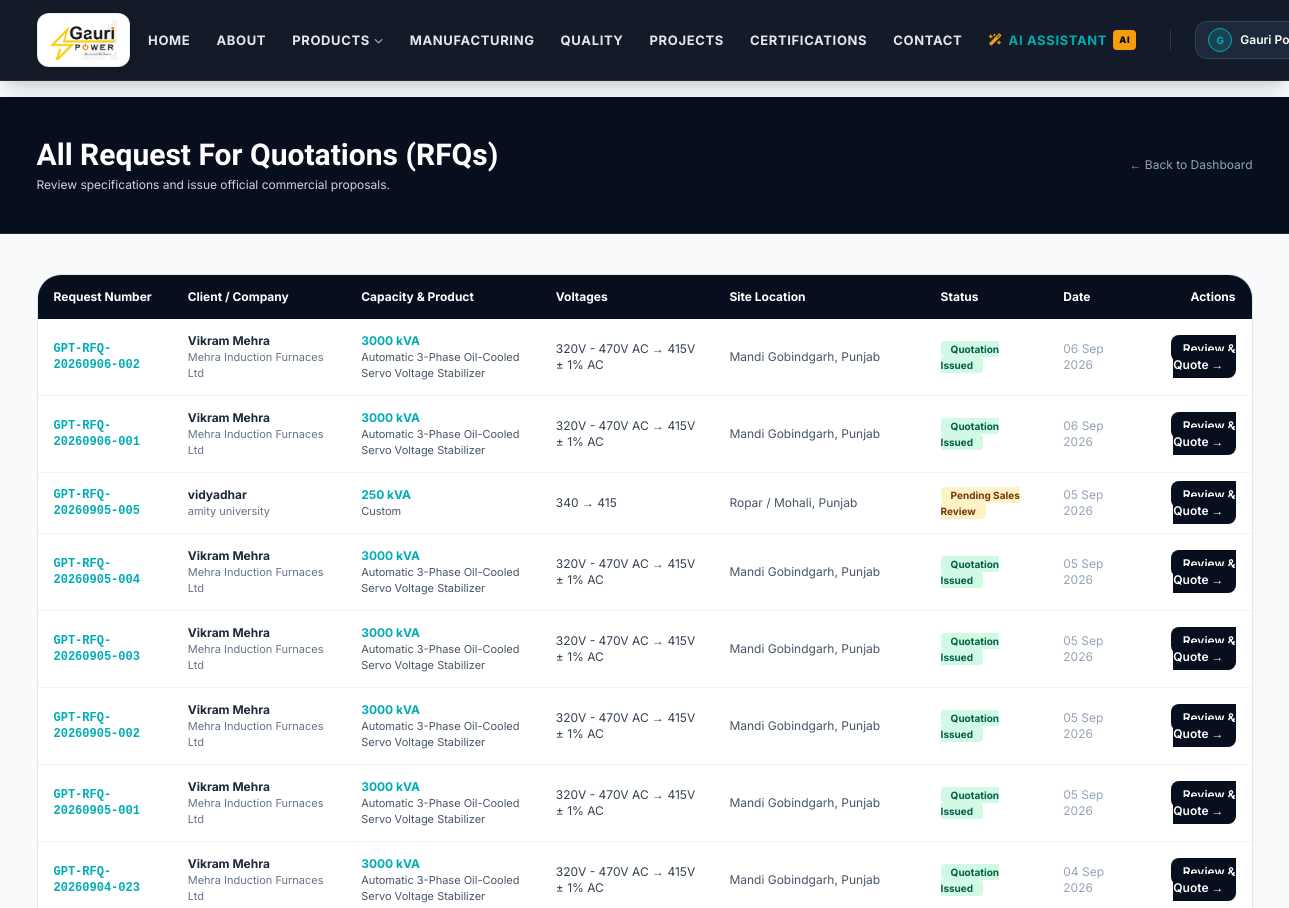
/internal/rfqs (signed in, upper part), run on an earlier commit of the app's database.
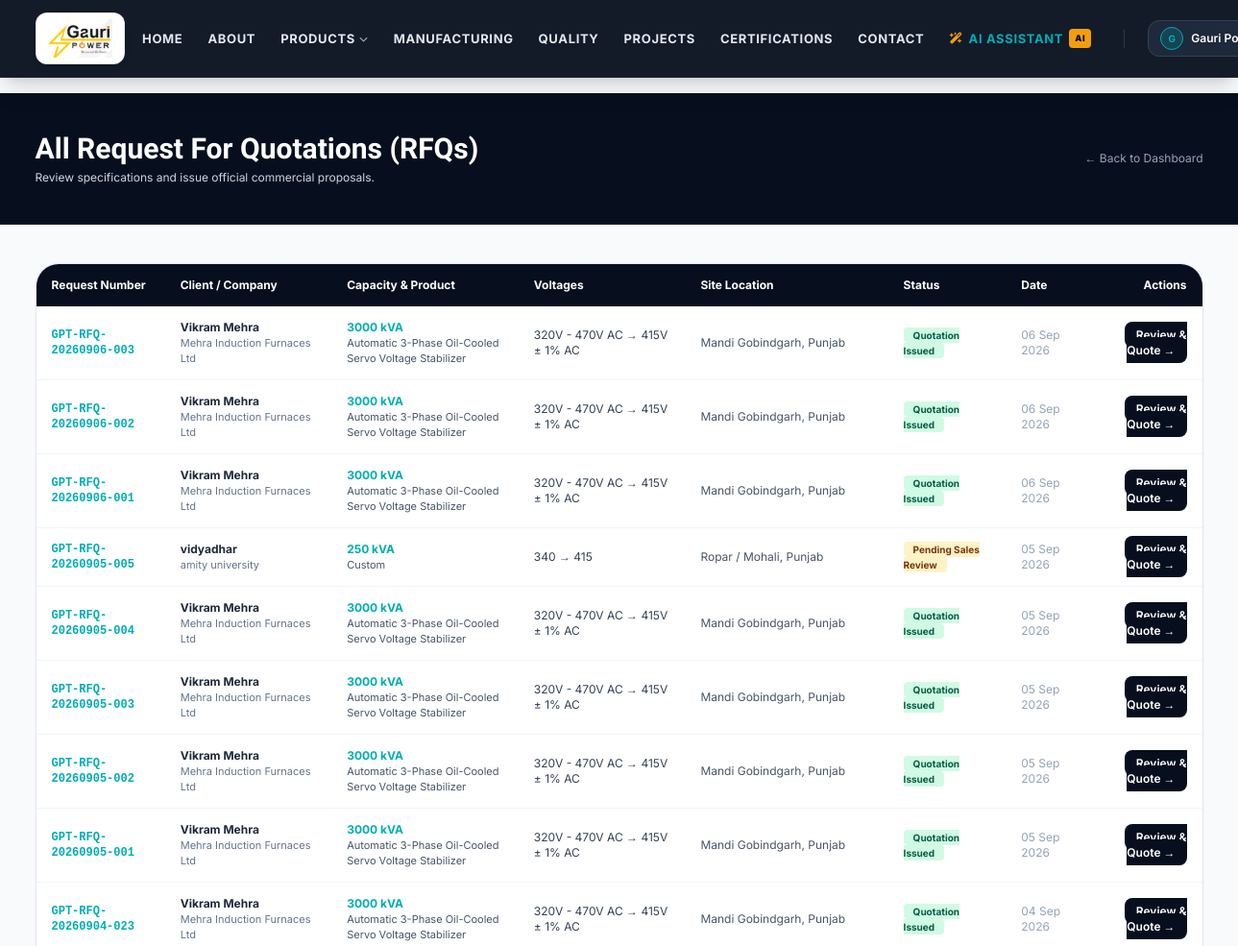
And on a later commit of the database.
### models.py (models this page shows, shortened)
class QuotationRequest(db.Model):
    __tablename__ = 'quotation_requests'
    id = db.Column(db.Integer, primary_key=True)
    request_number = db.Column(db.String(50), unique=True, nullable=False, index=True)
    user_id = db.Column(db.Integer, db.ForeignKey('users.id'), nullable=False)
    customer_name = db.Column(db.String(150), nullable=False)
    company_name = db.Column(db.String(200), nullable=False)
    contact_number = db.Column(db.String(30), nullable=False)
    email = db.Column(db.String(150), nullable=False)
    address_line = db.Column(db.String(255), nullable=False)
    city = db.Column(db.String(100), nullable=False)
    state = db.Column(db.String(100), nullable=False)
    postal_code = db.Column(db.String(30), nullable=False)
    country = db.Column(db.String(100), default='India')
    customer_type = db.Column(db.String(50), default='End Customer', nullable=True)
    product_category = db.Column(db.String(100), nullable=True)
    input_voltage = db.Column(db.String(100), nullable=False)
    output_voltage = db.Column(db.String(100), nullable=False)
    selected_capacity = db.Column(db.String(100), nullable=False)
    suggested_transformer = db.Column(db.String(255), nullable=True)
    suggestion_disclaimer = db.Column(
        db.String(255),
        default='Preliminary algorithmic recommendation. Not an official technical approval. Our technical team will review specifications.'
    )
    oltc_required = db.Column(db.String(30), nullable=False, default='Not Sure')
    additional_requirements = db.Column(db.Text, nullable=True)
    uploaded_document_name = db.Column(db.String(255), nullable=True)
    uploaded_document_path = db.Column(db.String(255), nullable=True)
    status = db.Column(db.String(50), default='Pending Sales Review', nullable=False, index=True)
    sales_notes = db.Column(db.Text, nullable=True)
    created_at = db.Column(db.DateTime, default=lambda: datetime.now(timezone.utc))
    updated_at = db.Column(db.DateTime, default=lambda: datetime.now(timezone.utc), onupdate=lambda: datetime.now(timezone.utc))
    quotations = db.relationship('Quotation', backref='request', lazy='dynamic')
    @property
    def contact_name(self):
        return self.customer_name
    @property
    def suggested_equipment(self):
        return self.suggested_transformer
    @property
    def capacity_kva(self):
        return self.selected_capacity
    @property
    def site_location(self):
        return self.address_line
    @property
    def product(self):
        return Product.query.filter((Product.category == self.product_category) | (Product.name == self.product_category)).first()

class Product(db.Model):
    __tablename__ = 'products'
    id = db.Column(db.Integer, primary_key=True)
    slug = db.Column(db.String(100), unique=True, nullable=False, index=True)
    name = db.Column(db.String(200), nullable=False)
    category = db.Column(db.String(100), nullable=False)
    short_description = db.Column(db.Text, nullable=False)
    full_description = db.Column(db.Text, nullable=False)
    capacity_range = db.Column(db.String(100), nullable=False)
    voltage_range = db.Column(db.String(100), nullable=False)
    efficiency = db.Column(db.String(50), default='> 99%')
    warranty = db.Column(db.String(50), default='5 Years in India')
    cooling_type = db.Column(db.String(100), default='Air Cooled / Oil Cooled')
    duty_cycle = db.Column(db.String(100), default='100% Continuous')
    salient_features = db.Column(db.JSON, nullable=True)
    technical_specs = db.Column(db.JSON, nullable=True)
    applications = db.Column(db.JSON, nullable=True)
    image_url = db.Column(db.String(255), nullable=False)
    is_featured = db.Column(db.Boolean, default=False)

### routes_internal.py (the view)
@internal_bp.route('/rfqs')
@staff_required
def rfq_list():
    status_filter = request.args.get('status', 'all')
    query = QuotationRequest.query
    if status_filter != 'all':
        query = query.filter_by(status=status_filter)
    rfqs = query.order_by(QuotationRequest.created_at.desc()).all()
    return render_template('internal/rfq_list.html', rfqs=rfqs, current_filter=status_filter)

### auth.py (called while the page is built)
def staff_required(f):
    @wraps(f)
    def decorated_function(*args, **kwargs):
        if not current_user.is_authenticated:
            flash('Access restricted to authorized personnel only. Please sign in.', 'error')
            return redirect(url_for('auth.internal_login'))
        if not current_user.is_staff:
            abort(403)
        return f(*args, **kwargs)
    return decorated_function

### models.py (called while the page is built)
    @property
    def is_dealer(self):
        return self.role == 'dealer'

    @property
    def is_staff(self):
        return self.role in ('sales_staff', 'admin')

### templates/internal/rfq_list.html (shortened to what the changed rows need)
{% extends 'base.html' %}
{% block content %}
<div class="bg-industrial-900 text-white py-10 border-b border-slate-800">
    <div class="max-w-7xl mx-auto px-4 sm:px-6 lg:px-8 flex justify-between items-center">
        <div>
            <h1 class="font-heading text-3xl font-extrabold text-white">All Request For Quotations (RFQs)</h1>
        </div>
    </div>
</div>
<div class="py-10 bg-slate-50 min-h-[80vh]">
    <div class="max-w-7xl mx-auto px-4 sm:px-6 lg:px-8">
        <div class="bg-white rounded-3xl border border-slate-200 shadow-sm overflow-hidden">
            <div class="overflow-x-auto">
                <table class="w-full text-left text-xs border-collapse">
                    <thead>
                        <tr class="bg-industrial-900 text-white">
                            <th class="py-3.5 px-4 font-bold">Request Number</th>
                            <th class="py-3.5 px-4 font-bold">Client / Company</th>
                            <th class="py-3.5 px-4 font-bold">Capacity & Product</th>
                            <th class="py-3.5 px-4 font-bold">Voltages</th>
                            <th class="py-3.5 px-4 font-bold">Site Location</th>
                            <th class="py-3.5 px-4 font-bold">Status</th>
                            <th class="py-3.5 px-4 font-bold">Date</th>
                            <th class="py-3.5 px-4 font-bold text-right">Actions</th>
                        </tr>
                    </thead>
                    <tbody class="divide-y divide-slate-100">
                        {% for r in rfqs %}
                        <tr class="hover:bg-slate-50 transition-colors">
                            <td class="py-3.5 px-4 font-mono font-bold text-industrial-900">
                                <a href="{{ url_for('internal.rfq_detail', request_number=r.request_number) }}" class="text-electric-cyan hover:underline">
                                    {{ r.request_number }}
                                </a>
                            </td>
                            <td class="py-3.5 px-4">
                                <p class="font-bold text-slate-800">{{ r.contact_name }}</p>
                                <p class="text-[11px] text-slate-500">{{ r.company_name }}</p>
                            </td>
                            <td class="py-3.5 px-4">
                                <span class="font-bold text-electric-cyan">{{ r.capacity_kva }}</span>
                                <span class="block text-[11px] text-slate-600">{{ r.product.name if r.product else 'Custom' }}</span>
                            </td>
                            <td class="py-3.5 px-4 text-slate-700">
                                {{ r.input_voltage }} &rarr; {{ r.output_voltage }}
                            </td>
                            <td class="py-3.5 px-4 text-slate-600">
                                {{ r.site_location }}, {{ r.state }}
                            </td>
                            <td class="py-3.5 px-4">
                                <span class="px-2.5 py-0.5 rounded text-[10px] font-bold {% if r.status == 'Quotation Issued' %}bg-emerald-100 text-emerald-800{% elif r.status == 'Under Technical Review' %}bg-sky-100 text-sky-800{% else %}bg-amber-100 text-amber-900{% endif %}">
                                    {{ r.status }}
                                </span>
                            </td>
                            <td class="py-3.5 px-4 text-slate-400">
                                {{ r.created_at.strftime('%d %b %Y') }}
                            </td>
                            <td class="py-3.5 px-4 text-right">
                                <a href="{{ url_for('internal.rfq_detail', request_number=r.request_number) }}" class="px-3 py-1.5 bg-industrial-900 text-white rounded-lg font-semibold hover:bg-industrial-800">
                                    Review & Quote &rarr;
                                </a>
                            </td>
                        </tr>
                        {% endfor %}
                    </tbody>
                </table>
            </div>
        </div>
    </div>
</div>
{% endblock %}

What changed in the data, as far as the page shows it:
added QuotationRequest: request_number "GPT-RFQ-20260906-003", contact_name "Vikram Mehra", company_name "Mehra Induction Furnaces Ltd", capacity_kva "3000 kVA", product "Automatic 3-Phase Oil-Cooled Servo Voltage Stabilizer", input_voltage "320V - 470V AC", output_voltage "415V ± 1% AC", site_location "Mandi Gobindgarh", state "Punjab", status "Quotation Issued", created_at "06 Sep 2026"
